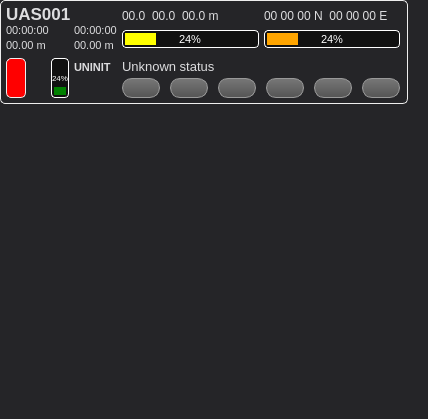
<?xml version="1.0" encoding="UTF-8"?>
<ui version="4.0">
 <class>UASView</class>
 <widget class="QWidget" name="UASView">
  <property name="geometry">
   <rect>
    <x>0</x>
    <y>0</y>
    <width>428</width>
    <height>419</height>
   </rect>
  </property>
  <property name="sizePolicy">
   <sizepolicy hsizetype="Preferred" vsizetype="Minimum">
    <horstretch>0</horstretch>
    <verstretch>0</verstretch>
   </sizepolicy>
  </property>
  <property name="minimumSize">
   <size>
    <width>200</width>
    <height>100</height>
   </size>
  </property>
  <property name="windowTitle">
   <string>Form</string>
  </property>
  <property name="styleSheet">
   <string>QWidget#colorIcon {}

QWidget {
background-color: #252528;
color: #DDDDDF;
border-color: #EEEEEE;
background-clip: margin;
}

QGroupBox {
	border: 1px solid #EEEEEE;
	border-radius: 5px;
	padding: 0px 0px 0px 0px;
	margin: 0px;
}

 QGroupBox::title {
     subcontrol-origin: margin;
     subcontrol-position: top center; /* position at the top center */
     margin: 0 3px 0px 3px;
     padding: 0 3px 0px 0px;
     font: bold 8px;
 }

QGroupBox#heartbeatIcon {
	background-color: red;
}

QPushButton {
	font-weight: bold;
	font-size: 12px;
	border: 1px solid #999999;
	border-radius: 10px;
	max-width: 40px;
	padding: 2px;
	background-color: qlineargradient(x1: 0, y1: 0, x2: 0, y2: 1, stop: 0 #777777, stop: 1 #555555);
}

QPushButton:pressed {
	background-color: qlineargradient(x1: 0, y1: 0, x2: 0, y2: 1, stop: 0 #444444, stop: 1 #555555);
}

QPushButton#landButton {
	color: #000000;
	background: qlineargradient(x1:0, y1:0, x2:0, y2:1,
                             stop:0 #ffee01, stop:1 #ae8f00) url(&quot;ICONDIR/control/emergency-button.png&quot;);
}

QPushButton:pressed#landButton {
	color: #000000;
	background: qlineargradient(x1:0, y1:0, x2:0, y2:1,
                             stop:0 #bbaa00, stop:1 #a05b00) url(&quot;ICONDIR/control/emergency-button.png&quot;);
}

QPushButton#killButton {
	color: #000000;
	background: qlineargradient(x1:0, y1:0, x2:0, y2:1,
                             stop:0 #ffb917, stop:1 #b37300) url(&quot;ICONDIR/control/emergency-button.png&quot;);
}

QPushButton:pressed#killButton {
	color: #000000;
	background: qlineargradient(x1:0, y1:0, x2:0, y2:1,
                             stop:0 #bb8500, stop:1 #903000) url(&quot;ICONDIR/control/emergency-button.png&quot;);
}

QProgressBar {
	border: 1px solid white;
	border-radius: 4px;
	text-align: center;
	padding: 2px;
	color: white;
	background-color: #111111;
}

QProgressBar:horizontal {
	height: 12px;
}

QProgressBar QLabel {
	font-size: 8px;
}

QProgressBar:vertical {
	width: 12px;
}

QProgressBar::chunk {
	background-color: #656565;
}

QProgressBar::chunk#batteryBar {
	background-color: green;
}

QProgressBar::chunk#speedBar {
	background-color: yellow;
}

QProgressBar::chunk#thrustBar {
	background-color: orange;
}</string>
  </property>
  <layout class="QGridLayout" name="gridLayout_2" rowstretch="0,10" columnstretch="0,10">
   <property name="margin">
    <number>0</number>
   </property>
   <item row="1" column="0" colspan="2">
    <spacer name="verticalSpacer">
     <property name="orientation">
      <enum>Qt::Vertical</enum>
     </property>
     <property name="sizeHint" stdset="0">
      <size>
       <width>391</width>
       <height>3</height>
      </size>
     </property>
    </spacer>
   </item>
   <item row="0" column="0">
    <widget class="QGroupBox" name="groupBox">
     <property name="title">
      <string/>
     </property>
     <layout class="QGridLayout" name="gridLayout" columnstretch="0,0,0,0,0,0">
      <property name="horizontalSpacing">
       <number>5</number>
      </property>
      <property name="verticalSpacing">
       <number>2</number>
      </property>
      <property name="margin">
       <number>5</number>
      </property>
      <item row="0" column="0" rowspan="2" colspan="3">
       <widget class="QLabel" name="nameLabel">
        <property name="maximumSize">
         <size>
          <width>16777215</width>
          <height>16</height>
         </size>
        </property>
        <property name="font">
         <font>
          <pointsize>13</pointsize>
          <weight>75</weight>
          <bold>true</bold>
         </font>
        </property>
        <property name="text">
         <string>UAS001</string>
        </property>
       </widget>
      </item>
      <item row="1" column="3">
       <widget class="QLabel" name="positionLabel">
        <property name="minimumSize">
         <size>
          <width>0</width>
          <height>12</height>
         </size>
        </property>
        <property name="maximumSize">
         <size>
          <width>16777215</width>
          <height>12</height>
         </size>
        </property>
        <property name="font">
         <font>
          <pointsize>9</pointsize>
         </font>
        </property>
        <property name="text">
         <string>00.0  00.0  00.0 m</string>
        </property>
       </widget>
      </item>
      <item row="1" column="4">
       <widget class="QLabel" name="gpsLabel">
        <property name="minimumSize">
         <size>
          <width>0</width>
          <height>12</height>
         </size>
        </property>
        <property name="maximumSize">
         <size>
          <width>16777215</width>
          <height>12</height>
         </size>
        </property>
        <property name="font">
         <font>
          <pointsize>9</pointsize>
         </font>
        </property>
        <property name="text">
         <string>00 00 00 N  00 00 00 E</string>
        </property>
       </widget>
      </item>
      <item row="2" column="0" colspan="2">
       <widget class="QLabel" name="timeRemainingLabel">
        <property name="font">
         <font>
          <pointsize>8</pointsize>
         </font>
        </property>
        <property name="text">
         <string>00:00:00</string>
        </property>
       </widget>
      </item>
      <item row="2" column="2">
       <widget class="QLabel" name="timeElapsedLabel">
        <property name="font">
         <font>
          <pointsize>8</pointsize>
         </font>
        </property>
        <property name="text">
         <string>00:00:00</string>
        </property>
       </widget>
      </item>
      <item row="2" column="3" rowspan="3">
       <widget class="QProgressBar" name="speedBar">
        <property name="font">
         <font>
          <pointsize>8</pointsize>
         </font>
        </property>
        <property name="value">
         <number>24</number>
        </property>
       </widget>
      </item>
      <item row="2" column="4" rowspan="3">
       <widget class="QProgressBar" name="thrustBar">
        <property name="font">
         <font>
          <pointsize>8</pointsize>
         </font>
        </property>
        <property name="value">
         <number>24</number>
        </property>
       </widget>
      </item>
      <item row="10" column="2" rowspan="2">
       <spacer name="horizontalSpacer">
        <property name="orientation">
         <enum>Qt::Horizontal</enum>
        </property>
        <property name="sizeHint" stdset="0">
         <size>
          <width>10</width>
          <height>20</height>
         </size>
        </property>
       </spacer>
      </item>
      <item row="11" column="3" colspan="2">
       <layout class="QHBoxLayout" name="horizontalLayout">
        <property name="spacing">
         <number>10</number>
        </property>
        <property name="sizeConstraint">
         <enum>QLayout::SetDefaultConstraint</enum>
        </property>
        <item>
         <widget class="QPushButton" name="liftoffButton">
          <property name="minimumSize">
           <size>
            <width>35</width>
            <height>0</height>
           </size>
          </property>
          <property name="text">
           <string/>
          </property>
         </widget>
        </item>
        <item>
         <widget class="QPushButton" name="holdButton">
          <property name="minimumSize">
           <size>
            <width>35</width>
            <height>0</height>
           </size>
          </property>
          <property name="text">
           <string/>
          </property>
         </widget>
        </item>
        <item>
         <widget class="QPushButton" name="skipButton">
          <property name="minimumSize">
           <size>
            <width>35</width>
            <height>0</height>
           </size>
          </property>
          <property name="text">
           <string/>
          </property>
         </widget>
        </item>
        <item>
         <widget class="QPushButton" name="returnButton">
          <property name="minimumSize">
           <size>
            <width>35</width>
            <height>0</height>
           </size>
          </property>
          <property name="text">
           <string/>
          </property>
         </widget>
        </item>
        <item>
         <widget class="QPushButton" name="landButton">
          <property name="minimumSize">
           <size>
            <width>35</width>
            <height>0</height>
           </size>
          </property>
          <property name="text">
           <string/>
          </property>
         </widget>
        </item>
        <item>
         <widget class="QPushButton" name="killButton">
          <property name="minimumSize">
           <size>
            <width>35</width>
            <height>0</height>
           </size>
          </property>
          <property name="text">
           <string/>
          </property>
         </widget>
        </item>
       </layout>
      </item>
      <item row="11" column="5">
       <spacer name="horizontalSpacer_2">
        <property name="orientation">
         <enum>Qt::Horizontal</enum>
        </property>
        <property name="sizeHint" stdset="0">
         <size>
          <width>2</width>
          <height>20</height>
         </size>
        </property>
       </spacer>
      </item>
      <item row="9" column="2">
       <widget class="QLabel" name="stateLabel">
        <property name="font">
         <font>
          <pointsize>8</pointsize>
          <weight>75</weight>
          <bold>true</bold>
         </font>
        </property>
        <property name="text">
         <string>UNINIT</string>
        </property>
       </widget>
      </item>
      <item row="7" column="3" rowspan="4">
       <widget class="QLabel" name="statusTextLabel">
        <property name="maximumSize">
         <size>
          <width>16777215</width>
          <height>12</height>
         </size>
        </property>
        <property name="font">
         <font>
          <pointsize>10</pointsize>
         </font>
        </property>
        <property name="text">
         <string>Unknown status</string>
        </property>
       </widget>
      </item>
      <item row="3" column="0">
       <widget class="QLabel" name="groundDistanceLabel">
        <property name="font">
         <font>
          <pointsize>8</pointsize>
         </font>
        </property>
        <property name="text">
         <string>00.00 m</string>
        </property>
       </widget>
      </item>
      <item row="3" column="2">
       <widget class="QLabel" name="altitudeLabel">
        <property name="font">
         <font>
          <pointsize>8</pointsize>
         </font>
        </property>
        <property name="text">
         <string>00.00 m</string>
        </property>
       </widget>
      </item>
      <item row="8" column="1" rowspan="4">
       <widget class="QProgressBar" name="batteryBar">
        <property name="maximumSize">
         <size>
          <width>20</width>
          <height>40</height>
         </size>
        </property>
        <property name="font">
         <font>
          <pointsize>6</pointsize>
         </font>
        </property>
        <property name="value">
         <number>24</number>
        </property>
        <property name="orientation">
         <enum>Qt::Vertical</enum>
        </property>
       </widget>
      </item>
      <item row="8" column="0" rowspan="4">
       <widget class="QGroupBox" name="heartbeatIcon">
        <property name="maximumSize">
         <size>
          <width>20</width>
          <height>40</height>
         </size>
        </property>
        <property name="title">
         <string/>
        </property>
       </widget>
      </item>
     </layout>
    </widget>
   </item>
   <item row="0" column="1">
    <spacer name="horizontalSpacer_3">
     <property name="orientation">
      <enum>Qt::Horizontal</enum>
     </property>
     <property name="sizeHint" stdset="0">
      <size>
       <width>74</width>
       <height>20</height>
      </size>
     </property>
    </spacer>
   </item>
  </layout>
  <zorder>groupBox</zorder>
  <zorder>horizontalSpacer_3</zorder>
 </widget>
 <resources/>
 <connections/>
</ui>
